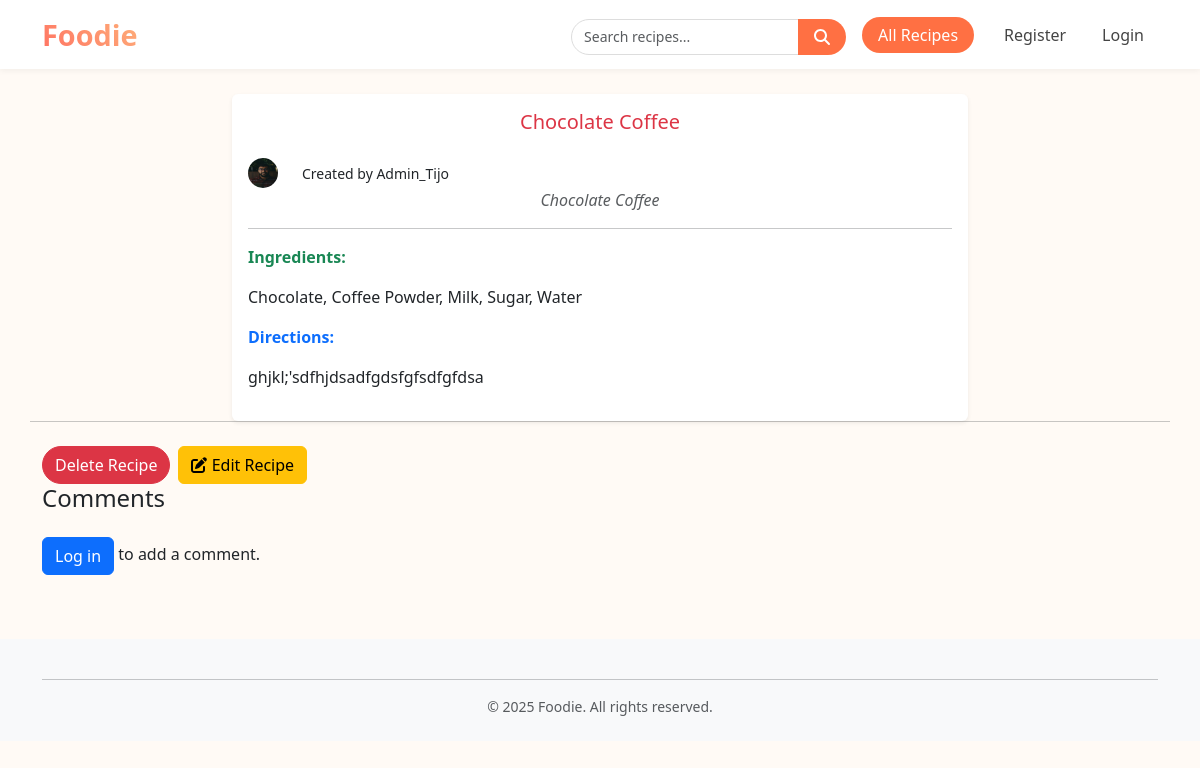
/recipes/1/, run on an earlier commit of the app's database.
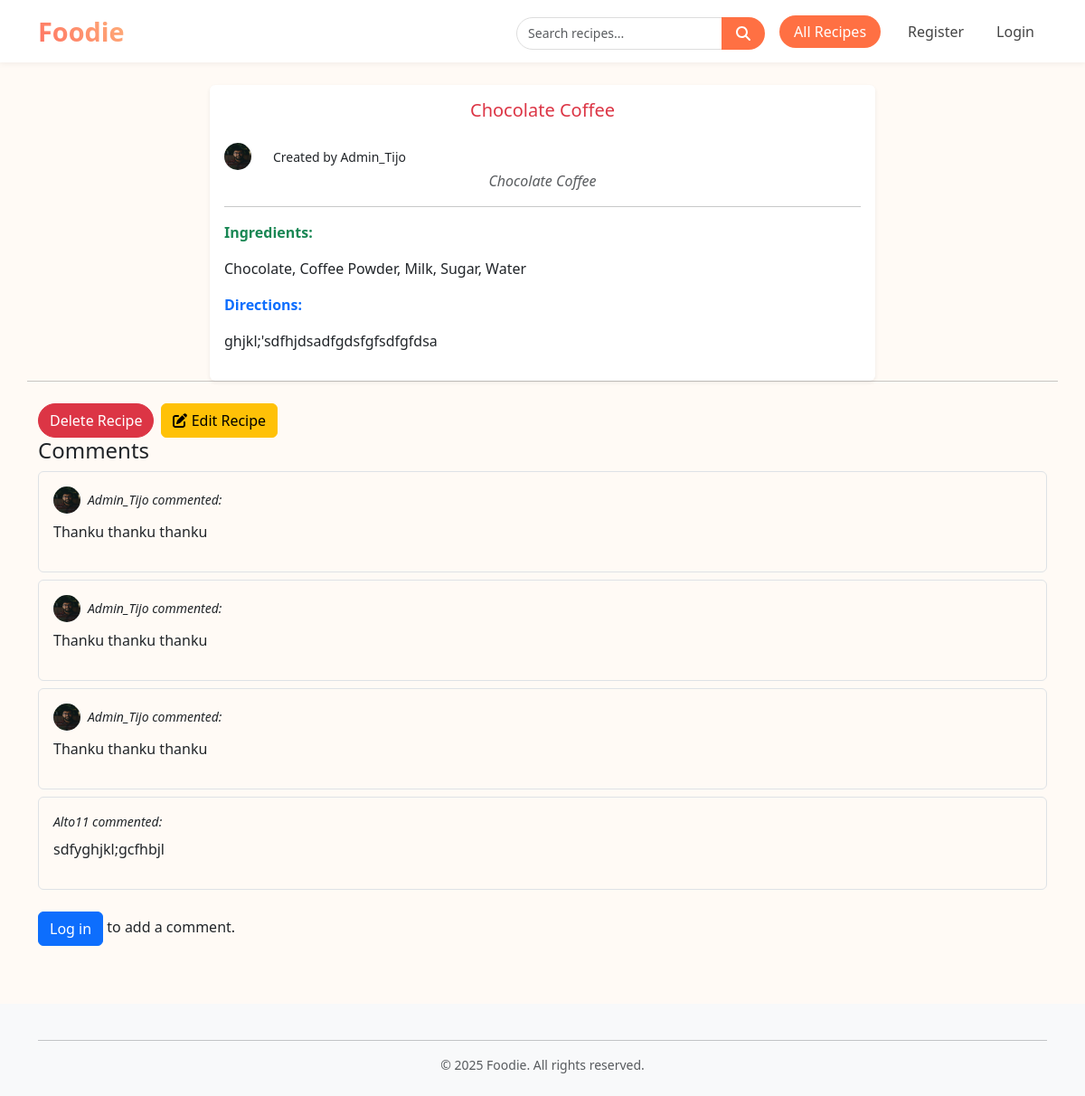
And on a later commit of the database.
### comments/models.py (models this page shows, shortened)
class Comment(models.Model):
    recipe = models.ForeignKey(
        Recipe,
        on_delete=models.CASCADE, related_name='comments'  # 👈 This enables recipe.comments
    )
    text = models.TextField()
    added = models.DateTimeField(auto_now_add=True)
    user = models.ForeignKey(User, on_delete=models.CASCADE, related_name='comments', default='1')

### accounts/models.py (models this page shows, shortened)
class UserProfile(models.Model):
    user = models.OneToOneField(
        User,
        on_delete=models.CASCADE,
        related_name='profile'
    )
    bio = models.TextField(blank=True, null=True)
    date_created = models.DateTimeField(auto_now_add=True)
    profile_photo = models.ImageField(
        upload_to='profile/',
        blank=True,
        null=True
    )

### recipes/views.py (the view)
# urls.py: path('<int:recipe_id>/', views.recipe, name='recipe_detail'),  # Detail page for a single recipe
def recipe(request, recipe_id):
    recipe = get_object_or_404(Recipe, pk=recipe_id)
    comments = recipe.comments.all()
    comments = recipe.comments.all()
    if request.method == "POST":
        comment_form = CommentForm(request.POST)
        if comment_form.is_valid():
            new_comment = comment_form.save(commit=False)
            new_comment.recipe = recipe
            new_comment.user = request.user
            new_comment.save()
            return redirect(recipe.get_absolute_url())
    else:
        comment_form = CommentForm()
    context = {
        "recipe": recipe,
        "comments": comments,
        "comment_form": comment_form,
    }
    return render(request, "recipes/recipe.html", context)

### recipes/forms.py
class SearchForm(forms.Form):
    query = forms.CharField(
        label='',
        widget=forms.TextInput(attrs={
            'placeholder': 'Search recipes',
            'class': 'form-control me-2'  # Bootstrap class for styling
        })
    )

### comments/forms.py
class CommentForm(forms.ModelForm):
    class Meta:
        model = Comment
        fields = ['text']

### recipes/context_processors.py (called while the page is built)
def search_form(request):
    return {'search_form': SearchForm()}

### recipes/templates/recipes/recipe.html (shortened to what this page needs)
{% extends "base.html" %} {% block content %}
<div class="row justify-content-center">
  <div class="col-md-8">
    <div class="card shadow-sm border-0">
      <div class="card-body">
        <h5 class="card-title text-center text-danger">{{ recipe.name }}</h5>
        <div class="row align-items-center pt-3">
          <div class="col-auto">
            {% if recipe.user.profile.profile_photo %}
            <img
              src="{{ recipe.user.profile.profile_photo.url }}"
              alt="profile photo"
              class="rounded-circle"
              width="30"
              height="30"
            />
            {% endif %}
          </div>
          <div class="col-auto">
            <small>Created by {{ recipe.user.username }}</small>
          </div>
        </div>
        <p class="card-text text-muted text-center">
          <em>{{ recipe.description }}</em>
        </p>
        <hr />
        <p><strong class="text-success">Ingredients:</strong></p>
        <p>{{ recipe.ingredients }}</p>
        <p><strong class="text-primary">Directions:</strong></p>
        <p>{{ recipe.directions }}</p>
      </div>
    </div>
  </div>
  <hr />
  <div class="d-flex justify-content-start gap-2 mt-2">
    <a
      href="{% url 'recipes:delete_recipe' recipe.id %}"
      class="btn btn-danger"
    >
      Delete Recipe
    </a>
    <a href="{% url 'recipes:edit_recipe' recipe.id %}" class="btn btn-warning">
      <i class="fas fa-edit"></i> Edit Recipe
    </a>
  </div>
  <h4>Comments</h4>
  <div class="mb-3">
    {% for comment in comments %}
    <div class="comment mb-2 border rounded p-3">
      <div class="d-flex align-items-center mb-2">
        {% if comment.user.profile.profile_photo %}
        <img
          src="{{ comment.user.profile.profile_photo.url }}"
          alt="profile"
          class="rounded-circle me-2"
          width="30"
          height="30"
        />
        {% endif %}
        <small class="fst-italic">{{ comment.user.username }} commented:</small>
      </div>
      <p>{{ comment.text }}</p>
    </div>
    {% endfor %}
  </div>
  {% if user.is_authenticated %}
  <form method="post">
    {% csrf_token %} {{ comment_form.as_p }}
    <button type="submit" class="btn btn-primary">Add Comment</button>
  </form>
  {% else %}
  <p>
    <a href="{% url 'accounts:login' %}" class="btn btn-primary">Log in</a> to
    add a comment.
  </p>
  {% endif %}
</div>
{% endblock content %}

What changed in the data, as far as the page shows it:
added Comment: user.profile.profile_photo (picture), user.username "Admin_Tijo", text "Thanku thanku thanku"
added Comment: user.profile.profile_photo (picture), user.username "Admin_Tijo", text "Thanku thanku thanku"
added Comment: user.profile.profile_photo (picture), user.username "Admin_Tijo", text "Thanku thanku thanku"
added Comment: user.username "Alto11", text "sdfyghjkl;gcfhbjl"
